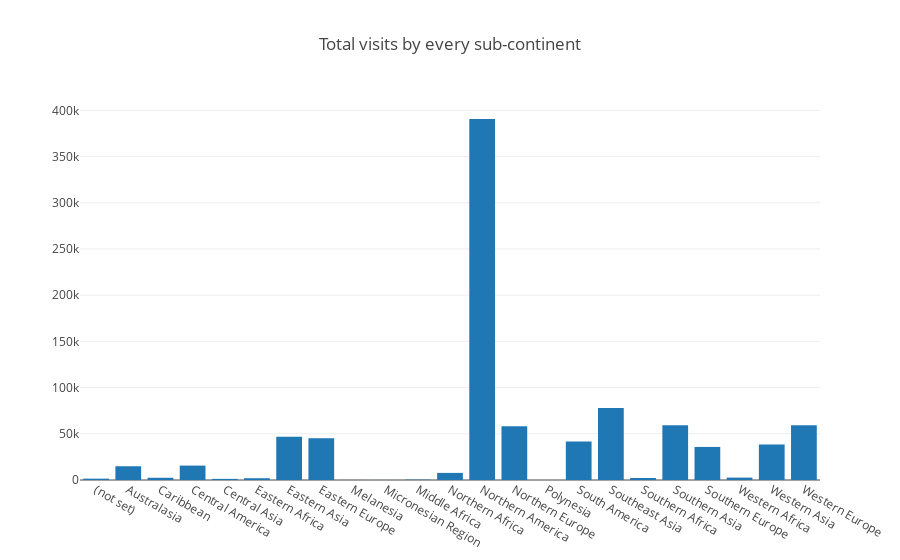

Notebook code cell kept with this figure:
### Code cell
#Using plotly, Total number of sub-Continent visited

data = [go.Bar(
            x=totalsubContinentVisited.index,
            y=totalsubContinentVisited
    )]

layout = go.Layout(
    title='Total visits by every sub-continent',
)

fig = go.Figure(data=data, layout=layout)
iplot(fig, filename='Total sub-Continent visited')

### Figure 1 — Plotly figure (JSON) as saved in the notebook; plotly's stock layout.template omitted (floating-point values rounded to 4 significant figures)
{"data": [{"type": "bar", "uid": "1c2b88f2-d140-11e8-aeec-15280fb874c9", "x": ["(not set)", "Australasia", "Caribbean", "Central America", "Central Asia", "Eastern Africa", "Eastern Asia", "Eastern Europe", "Melanesia", "Micronesian Region", "Middle Africa", "Northern Africa", "Northern America", "Northern Europe", "Polynesia", "South America", "Southeast Asia", "Southern Africa", "Southern Asia", "Southern Europe", "Western Africa", "Western Asia", "Western Europe"], "y": [1468, 14893, 2406, 15583, 1215, 1927, 46919, 45249, 81, 55, 393, 7683, 390657, 58168, 25, 41731, 77800, 2169, 59321, 35780, 2573, 38443, 59114]}], "layout": {"title": "Total visits by every sub-continent"}}
